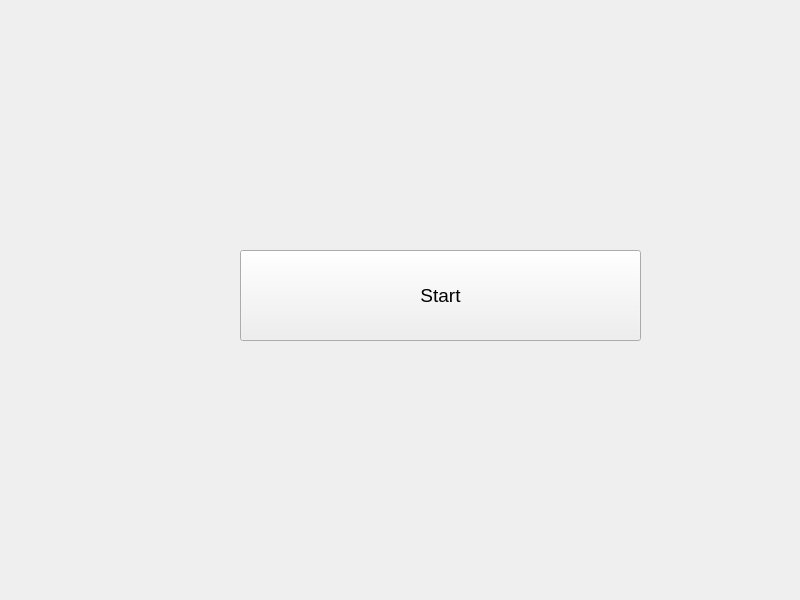
<?xml version="1.0" encoding="UTF-8"?>
<ui version="4.0">
 <class>openingPage</class>
 <widget class="QWidget" name="openingPage">
  <property name="geometry">
   <rect>
    <x>0</x>
    <y>0</y>
    <width>800</width>
    <height>600</height>
   </rect>
  </property>
  <property name="windowTitle">
   <string>Form</string>
  </property>
  <widget class="QPushButton" name="start">
   <property name="geometry">
    <rect>
     <x>240</x>
     <y>250</y>
     <width>401</width>
     <height>91</height>
    </rect>
   </property>
   <property name="font">
    <font>
     <family>Arial</family>
     <pointsize>14</pointsize>
    </font>
   </property>
   <property name="text">
    <string>Start</string>
   </property>
  </widget>
 </widget>
 <resources/>
 <connections/>
</ui>
